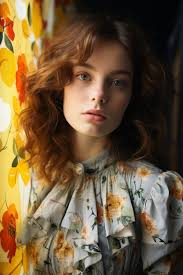
#> input picture images/girlimage1.jpeg, 183 x 275 px, given in place of the camera
$ python Motion_detection_using_open_cv.py
#> lines starting #> are read from the running program, lines starting #| are printed output that depends on the picture
import cv2, time, pandas
from datetime import datetime

# You have been approached by a company that is studying human behavior. Your task is to give them a webcam, that can detect the motion or any movement in front of it. This should return a graph, this graph should contain how long the human/object was in front of the camera.
#Initially, we save the image in a particular frame.

# The next step involves converting the image to a Gaussian blur image. This is done so as to ensure we calculate a palpable difference between the blurred image and the actual image.
#
# At this point, the image is still not an object. We define a threshold to remove blemishes such as shadows and other noises in the image.
#
# Borders for the object are defined later and we add a rectangular box around the object as we discussed earlier on the blog.
#
# Lastly, we calculate the time at which the object appears and exits the frame.


first_frame = None
status_list = [None,None]
times = []
df=pandas.DataFrame(columns=["Start","End"])

video = cv2.VideoCapture(0)

while True:
    check, frame = video.read()
#> frame is the input picture: shape (275, 183, 3); mean B, G, R 58.7, 88.2, 111
    status = 0
    gray = cv2.cvtColor(frame,cv2.COLOR_BGR2GRAY)
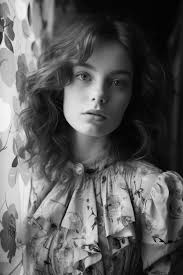
#> gray: shape (275, 183); min 0, max 250, mean 91.7
    gray = cv2.GaussianBlur(gray,(21,21),0)
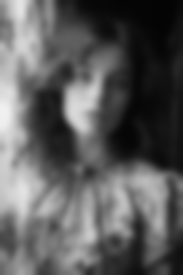
#> gray: shape (275, 183); min 4, max 241, mean 91.7

    if first_frame is None:
        first_frame=gray
        continue
#We make use of the absdiff function to calculate the difference between the first occurring frame and all the other frames.

# The threshold function provides a threshold value, such that it will convert the difference value with less than 30 to black. If the difference is greater than 30 it will convert those pixels to white color. THRESH_BINARY is used for this purpose.
#
# Later, we make use of the findContours function to define the contour area for our image. And we add in the borders at this stage as well.
#
# The contourArea function, as previously explained, removes the noises and the shadows. To make it simple, it will keep only that part white, which has an area greater than 1000 pixels as we’ve defined for that.

# Later, we create a rectangular box around our object in the working frame.
#     As discussed earlier, the frame changes every 1 millisecond and when the user enters ‘q’, the loop breaks and the
#     window closes. We’ve covered all of the major details on this OpenCV Python Tutorial blog.One thing that remains
#     with our use-case is that we need to calculate the time for which the object was in front of the camera.

    delta_frame=cv2.absdiff(first_frame,gray)
    thresh_frame=cv2.threshold(delta_frame, 30, 255, cv2.THRESH_BINARY)[1]
    thresh_frame=cv2.dilate(thresh_frame, None, iterations=2)

    (cnts,_)=cv2.findContours(thresh_frame.copy(), cv2.RETR_EXTERNAL, cv2.CHAIN_APPROX_SIMPLE)

    for contour in cnts:
        if cv2.contourArea(contour) < 10000:
            continue
        status=1

        (x, y, w, h)=cv2.boundingRect(contour)
        cv2.rectangle(frame, (x, y), (x+w, y+h), (0,255,0), 3)
    status_list.append(status)

    status_list=status_list[-2:]


    if status_list[-1]==1 and status_list[-2]==0:
        times.append(datetime.now())
    if status_list[-1]==0 and status_list[-2]==1:
        times.append(datetime.now())


    cv2.imshow("Gray Frame",gray)
    cv2.imshow("Delta Frame",delta_frame)
    cv2.imshow("Threshold Frame",thresh_frame)
    cv2.imshow("Color Frame",frame)

    key=cv2.waitKey(1)

    if key == ord('q'):
        if status == 1:
            times.append(datetime.now())
        break

print(status_list)
print(times)

for i in range(0, len(times), 2):
    df = df.append({"Start": times[i],"End": times[i+1]}, ignore_index=True)
#> this loop made 0 passes

df.to_csv("Times.csv")

video.release()
cv2.destroyAllWindows


"""Calculating the time"""
# We make use of DataFrame to store the time values during which object detection and movement appear in the frame.
#
# Followed by that is VideoCapture function as explained earlier. But here, we have a flag bit we call status. We use this status at the beginning of the recording to be zero as the object is not visible initially.
# We will change the status flag to 1 when the object is being detected as shown in the above figure.
# We are going to make a list of the status for every scanned frame and later record the date and time using datetime in a list if and where a change occurs.
# And we store the time values in a DataFrame as shown in the above explanatory diagram. We’ll conclude by writing the DataFrame to a CSV file as shown.
